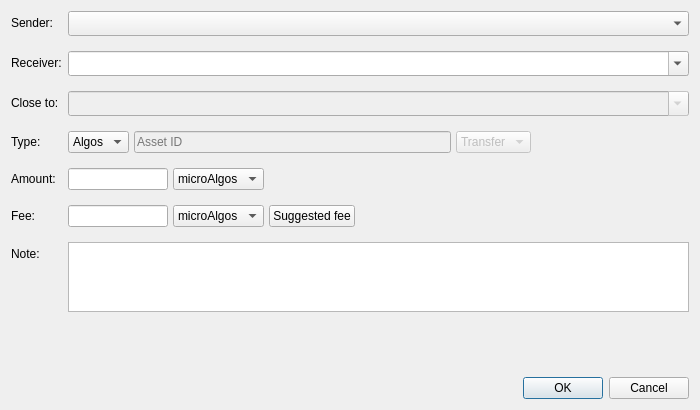
<?xml version="1.0" encoding="UTF-8"?>
<ui version="4.0">
 <class>TransactionWindow</class>
 <widget class="QDialog" name="TransactionWindow">
  <property name="geometry">
   <rect>
    <x>0</x>
    <y>0</y>
    <width>700</width>
    <height>410</height>
   </rect>
  </property>
  <property name="minimumSize">
   <size>
    <width>700</width>
    <height>410</height>
   </size>
  </property>
  <property name="maximumSize">
   <size>
    <width>700</width>
    <height>410</height>
   </size>
  </property>
  <property name="windowTitle">
   <string>Transaction</string>
  </property>
  <layout class="QFormLayout" name="formLayout">
   <property name="verticalSpacing">
    <number>15</number>
   </property>
   <item row="0" column="0">
    <widget class="QLabel" name="label">
     <property name="text">
      <string>Sender:</string>
     </property>
    </widget>
   </item>
   <item row="0" column="1">
    <widget class="QComboBox" name="comboBox_sender">
     <property name="minimumSize">
      <size>
       <width>0</width>
       <height>25</height>
      </size>
     </property>
     <property name="toolTip">
      <string>Addresses from unlocked wallets will be displayed here.</string>
     </property>
     <property name="editable">
      <bool>false</bool>
     </property>
    </widget>
   </item>
   <item row="1" column="0">
    <widget class="QLabel" name="label_2">
     <property name="text">
      <string>Receiver:</string>
     </property>
    </widget>
   </item>
   <item row="1" column="1">
    <widget class="QComboBox" name="comboBox_receiver">
     <property name="minimumSize">
      <size>
       <width>0</width>
       <height>25</height>
      </size>
     </property>
     <property name="toolTip">
      <string>Addresses from contact list and unlocked wallets will be displayed here.</string>
     </property>
     <property name="editable">
      <bool>true</bool>
     </property>
    </widget>
   </item>
   <item row="2" column="0">
    <widget class="QLabel" name="label_7">
     <property name="text">
      <string>Close to:</string>
     </property>
    </widget>
   </item>
   <item row="2" column="1">
    <widget class="QComboBox" name="comboBox_close_to">
     <property name="enabled">
      <bool>false</bool>
     </property>
     <property name="minimumSize">
      <size>
       <width>0</width>
       <height>25</height>
      </size>
     </property>
     <property name="editable">
      <bool>true</bool>
     </property>
    </widget>
   </item>
   <item row="3" column="0">
    <widget class="QLabel" name="label_3">
     <property name="text">
      <string>Type:</string>
     </property>
    </widget>
   </item>
   <item row="3" column="1">
    <layout class="QHBoxLayout" name="horizontalLayout" stretch="0,2,0,1">
     <property name="spacing">
      <number>5</number>
     </property>
     <item>
      <widget class="QComboBox" name="comboBox_type">
       <item>
        <property name="text">
         <string>Algos</string>
        </property>
       </item>
       <item>
        <property name="text">
         <string>Asset</string>
        </property>
       </item>
      </widget>
     </item>
     <item>
      <widget class="QLineEdit" name="lineEdit_asset_id">
       <property name="enabled">
        <bool>false</bool>
       </property>
       <property name="placeholderText">
        <string>Asset ID</string>
       </property>
      </widget>
     </item>
     <item>
      <widget class="QComboBox" name="comboBox_asset_mode">
       <property name="enabled">
        <bool>false</bool>
       </property>
       <item>
        <property name="text">
         <string>Transfer</string>
        </property>
       </item>
       <item>
        <property name="text">
         <string>Opt-in</string>
        </property>
       </item>
       <item>
        <property name="text">
         <string>Close to</string>
        </property>
       </item>
      </widget>
     </item>
     <item>
      <spacer name="horizontalSpacer_3">
       <property name="orientation">
        <enum>Qt::Horizontal</enum>
       </property>
       <property name="sizeHint" stdset="0">
        <size>
         <width>40</width>
         <height>20</height>
        </size>
       </property>
      </spacer>
     </item>
    </layout>
   </item>
   <item row="4" column="0">
    <widget class="QLabel" name="label_5">
     <property name="text">
      <string>Amount:</string>
     </property>
    </widget>
   </item>
   <item row="4" column="1">
    <layout class="QHBoxLayout" name="horizontalLayout_3" stretch="0,0,0">
     <property name="spacing">
      <number>5</number>
     </property>
     <item>
      <widget class="QLineEdit" name="lineEdit_amount">
       <property name="minimumSize">
        <size>
         <width>100</width>
         <height>0</height>
        </size>
       </property>
       <property name="maximumSize">
        <size>
         <width>100</width>
         <height>16777215</height>
        </size>
       </property>
       <property name="alignment">
        <set>Qt::AlignRight|Qt::AlignTrailing|Qt::AlignVCenter</set>
       </property>
      </widget>
     </item>
     <item>
      <widget class="QComboBox" name="comboBox_amount_unit">
       <item>
        <property name="text">
         <string>microAlgos</string>
        </property>
       </item>
       <item>
        <property name="text">
         <string>milliAlgos</string>
        </property>
       </item>
       <item>
        <property name="text">
         <string>Algos</string>
        </property>
       </item>
      </widget>
     </item>
     <item>
      <spacer name="horizontalSpacer">
       <property name="orientation">
        <enum>Qt::Horizontal</enum>
       </property>
       <property name="sizeHint" stdset="0">
        <size>
         <width>40</width>
         <height>20</height>
        </size>
       </property>
      </spacer>
     </item>
    </layout>
   </item>
   <item row="5" column="0">
    <widget class="QLabel" name="label_4">
     <property name="text">
      <string>Fee:</string>
     </property>
    </widget>
   </item>
   <item row="5" column="1">
    <layout class="QHBoxLayout" name="horizontalLayout_2">
     <property name="spacing">
      <number>5</number>
     </property>
     <item>
      <widget class="QLineEdit" name="lineEdit_fee">
       <property name="minimumSize">
        <size>
         <width>100</width>
         <height>0</height>
        </size>
       </property>
       <property name="maximumSize">
        <size>
         <width>100</width>
         <height>16777215</height>
        </size>
       </property>
       <property name="alignment">
        <set>Qt::AlignRight|Qt::AlignTrailing|Qt::AlignVCenter</set>
       </property>
      </widget>
     </item>
     <item>
      <widget class="QComboBox" name="comboBox_fee_unit">
       <item>
        <property name="text">
         <string>microAlgos</string>
        </property>
       </item>
       <item>
        <property name="text">
         <string>milliAlgos</string>
        </property>
       </item>
       <item>
        <property name="text">
         <string>Algos</string>
        </property>
       </item>
      </widget>
     </item>
     <item>
      <widget class="QPushButton" name="pushButton_sugg_fee">
       <property name="enabled">
        <bool>true</bool>
       </property>
       <property name="toolTip">
        <string>Fill all parameters to calculate the suggested fee for this transaction.</string>
       </property>
       <property name="text">
        <string>Suggested fee</string>
       </property>
      </widget>
     </item>
     <item>
      <spacer name="horizontalSpacer_2">
       <property name="orientation">
        <enum>Qt::Horizontal</enum>
       </property>
       <property name="sizeHint" stdset="0">
        <size>
         <width>40</width>
         <height>20</height>
        </size>
       </property>
      </spacer>
     </item>
    </layout>
   </item>
   <item row="6" column="0">
    <widget class="QLabel" name="label_6">
     <property name="text">
      <string>Note:</string>
     </property>
    </widget>
   </item>
   <item row="6" column="1">
    <widget class="QTextEdit" name="textEdit_note">
     <property name="maximumSize">
      <size>
       <width>16777215</width>
       <height>70</height>
      </size>
     </property>
    </widget>
   </item>
   <item row="8" column="1">
    <widget class="QDialogButtonBox" name="buttonBox">
     <property name="orientation">
      <enum>Qt::Horizontal</enum>
     </property>
     <property name="standardButtons">
      <set>QDialogButtonBox::Cancel|QDialogButtonBox::Ok</set>
     </property>
    </widget>
   </item>
   <item row="7" column="0" colspan="2">
    <spacer name="verticalSpacer">
     <property name="orientation">
      <enum>Qt::Vertical</enum>
     </property>
     <property name="sizeHint" stdset="0">
      <size>
       <width>20</width>
       <height>40</height>
      </size>
     </property>
    </spacer>
   </item>
  </layout>
 </widget>
 <resources/>
 <connections>
  <connection>
   <sender>buttonBox</sender>
   <signal>accepted()</signal>
   <receiver>TransactionWindow</receiver>
   <slot>accept()</slot>
   <hints>
    <hint type="sourcelabel">
     <x>248</x>
     <y>254</y>
    </hint>
    <hint type="destinationlabel">
     <x>157</x>
     <y>274</y>
    </hint>
   </hints>
  </connection>
  <connection>
   <sender>buttonBox</sender>
   <signal>rejected()</signal>
   <receiver>TransactionWindow</receiver>
   <slot>reject()</slot>
   <hints>
    <hint type="sourcelabel">
     <x>316</x>
     <y>260</y>
    </hint>
    <hint type="destinationlabel">
     <x>286</x>
     <y>274</y>
    </hint>
   </hints>
  </connection>
 </connections>
</ui>
